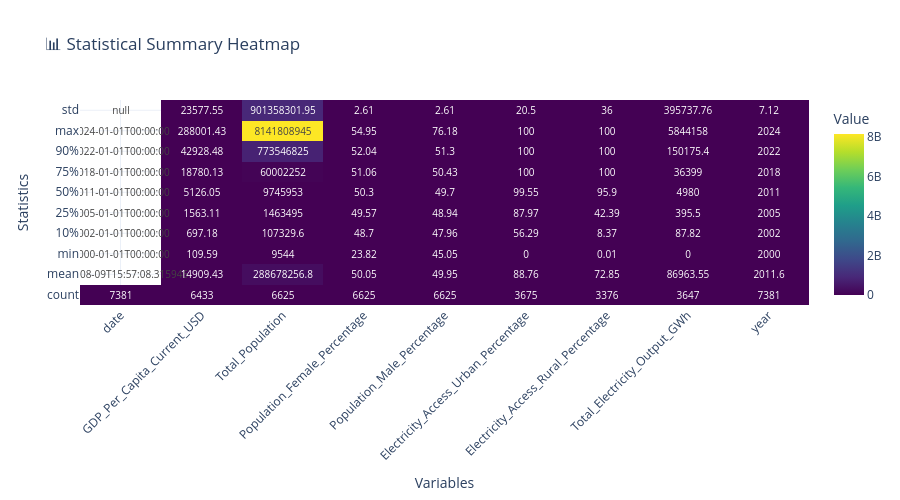

Notebook code cell kept with this figure:
### Code cell
# 📈 Summary Statistics Dashboard
summary = df.describe(percentiles=[0.1, 0.25, 0.5, 0.75, 0.9]).round(2)

# Create interactive heatmap for summary statistics
fig = go.Figure(data=go.Heatmap(
    z=summary.values,
    x=summary.columns,
    y=summary.index,
    colorscale='Viridis',
    text=summary.values,
    texttemplate='%{text}',
    textfont={"size": 10},
    colorbar=dict(title='Value')
))

fig.update_layout(
    title='📊 Statistical Summary Heatmap',
    xaxis_title='Variables',
    yaxis_title='Statistics',
    height=500,
    xaxis_tickangle=-45
)
fig.show()

### Figure 1 — Plotly figure (JSON) as saved in the notebook; plotly's stock layout.template omitted (floating-point values rounded to 4 significant figures)
{"data": [{"colorbar": {"title": {"text": "Value"}}, "colorscale": [[0, "#440154"], [0.1111, "#482878"], [0.2222, "#3e4989"], [0.3333, "#31688e"], [0.4444, "#26828e"], [0.5556, "#1f9e89"], [0.6667, "#35b779"], [0.7778, "#6ece58"], [0.8889, "#b5de2b"], [1, "#fde725"]], "text": [[7381, 6433, 6625, 6625, 6625, 3675, 3376, 3647, 7381], ["2011-08-09T15:57:08.315946", 14910.0, 288700000.0, 50.05, 49.95, 88.76, 72.85, 86960.0, 2012.0], ["2000-01-01T00:00:00", 109.6, 9544, 23.82, 45.05, 0, 0.01, 0, 2000], ["2002-01-01T00:00:00", 697.2, 107300.0, 48.7, 47.96, 56.29, 8.37, 87.82, 2002], ["2005-01-01T00:00:00", 1563.0, 1463495, 49.57, 48.94, 87.97, 42.39, 395.5, 2005], ["2011-01-01T00:00:00", 5126.0, 9745953, 50.3, 49.7, 99.55, 95.9, 4980, 2011], ["2018-01-01T00:00:00", 18780.0, 60002252, 51.06, 50.43, 100, 100, 36399, 2018], ["2022-01-01T00:00:00", 42930.0, 773546825, 52.04, 51.3, 100, 100, 150200.0, 2022], ["2024-01-01T00:00:00", 288000.0, 8141808945, 54.95, 76.18, 100, 100, 5844158, 2024], [null, 23580.0, 901400000.0, 2.61, 2.61, 20.5, 36, 395700.0, 7.12]], "textfont": {"size": 10}, "texttemplate": "%{text}", "type": "heatmap", "x": ["date", "GDP_Per_Capita_Current_USD", "Total_Population", "Population_Female_Percentage", "Population_Male_Percentage", "Electricity_Access_Urban_Percentage", "Electricity_Access_Rural_Percentage", "Total_Electricity_Output_GWh", "year"], "y": ["count", "mean", "min", "10%", "25%", "50%", "75%", "90%", "max", "std"], "z": [[7381, 6433, 6625, 6625, 6625, 3675, 3376, 3647, 7381], ["2011-08-09T15:57:08.315946", 14910.0, 288700000.0, 50.05, 49.95, 88.76, 72.85, 86960.0, 2012.0], ["2000-01-01T00:00:00", 109.6, 9544, 23.82, 45.05, 0, 0.01, 0, 2000], ["2002-01-01T00:00:00", 697.2, 107300.0, 48.7, 47.96, 56.29, 8.37, 87.82, 2002], ["2005-01-01T00:00:00", 1563.0, 1463495, 49.57, 48.94, 87.97, 42.39, 395.5, 2005], ["2011-01-01T00:00:00", 5126.0, 9745953, 50.3, 49.7, 99.55, 95.9, 4980, 2011], ["2018-01-01T00:00:00", 18780.0, 60002252, 51.06, 50.43, 100, 100, 36399, 2018], ["2022-01-01T00:00:00", 42930.0, 773546825, 52.04, 51.3, 100, 100, 150200.0, 2022], ["2024-01-01T00:00:00", 288000.0, 8141808945, 54.95, 76.18, 100, 100, 5844158, 2024], [null, 23580.0, 901400000.0, 2.61, 2.61, 20.5, 36, 395700.0, 7.12]]}], "layout": {"height": 500, "title": {"text": "📊 Statistical Summary Heatmap"}, "xaxis": {"tickangle": -45, "title": {"text": "Variables"}}, "yaxis": {"title": {"text": "Statistics"}}}}
